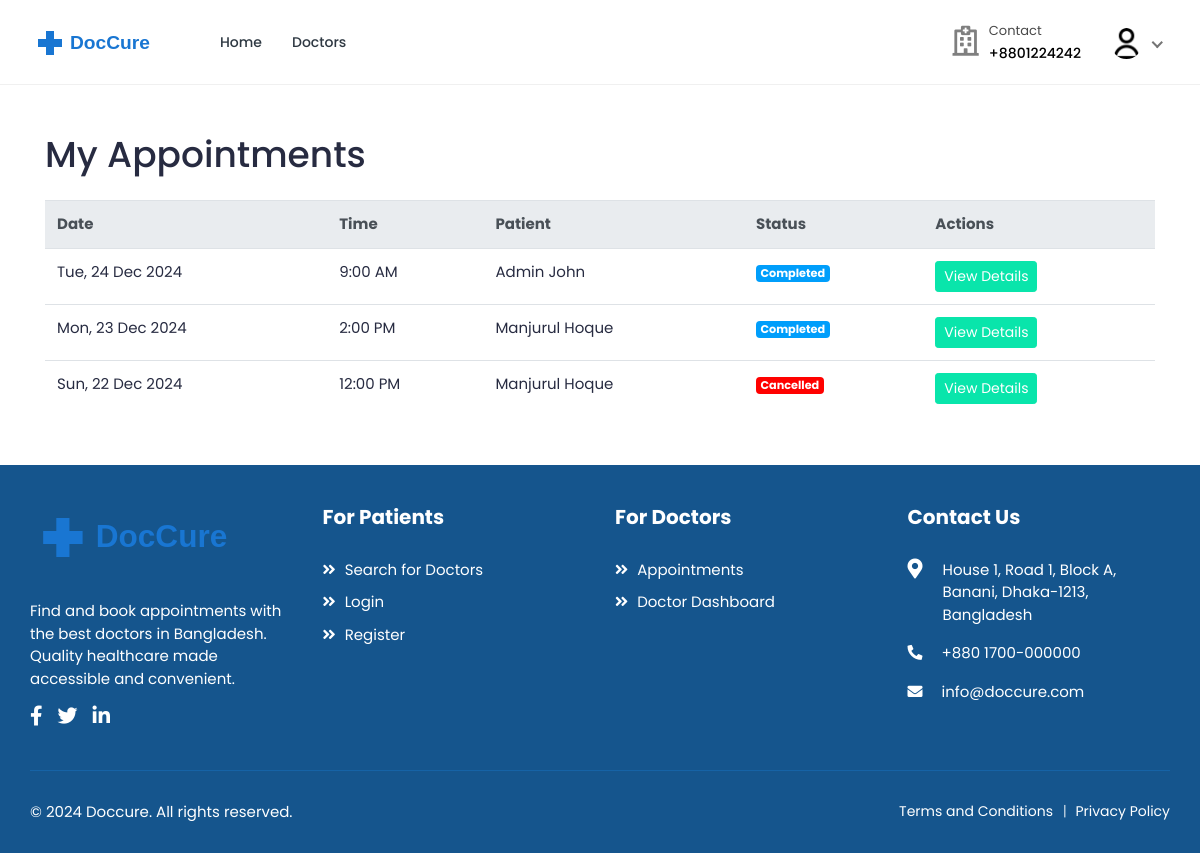
/bookings/list/ (signed in), run on an earlier commit of the app's database.
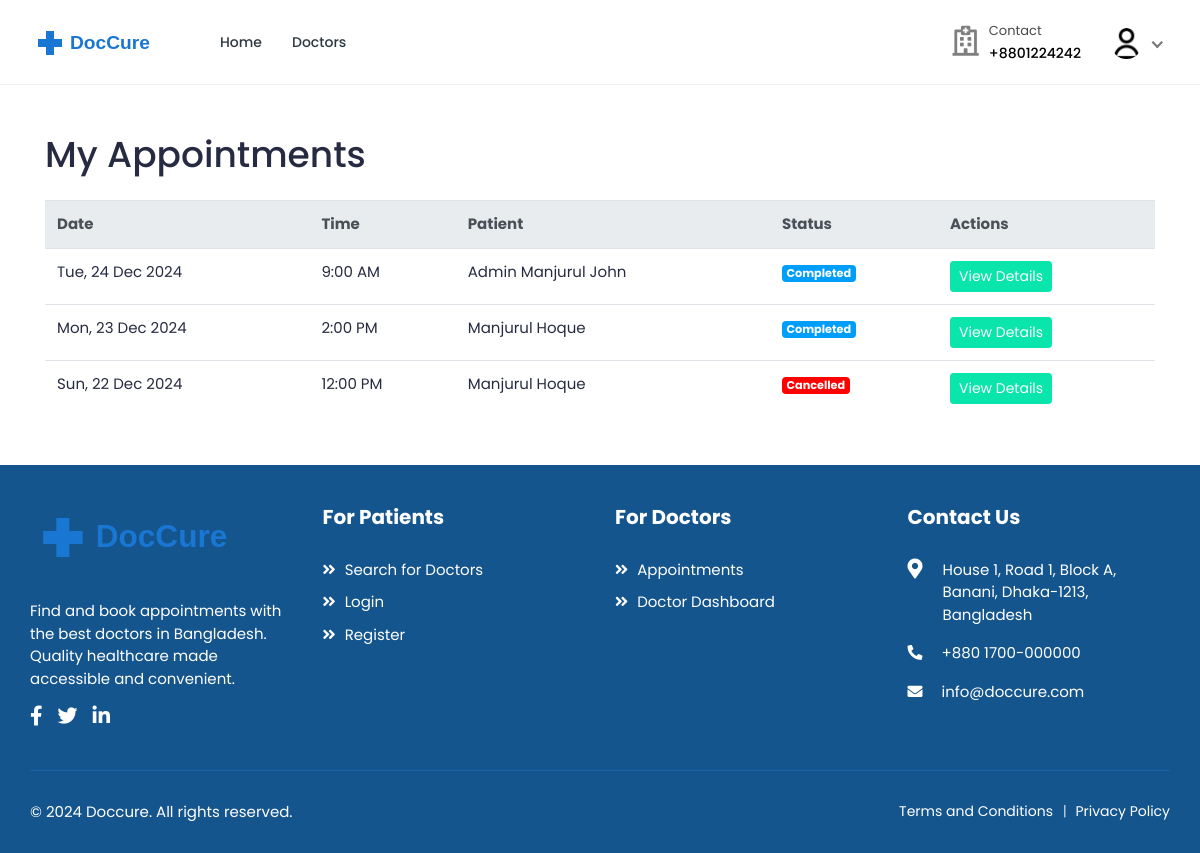
And on a later commit of the database.
### bookings/models.py (models this page shows, shortened)
class Booking(models.Model):
    doctor = models.ForeignKey(
        settings.AUTH_USER_MODEL,
        on_delete=models.CASCADE,
        related_name="appointments",
        limit_choices_to={"role": "doctor"},
    )
    patient = models.ForeignKey(
        settings.AUTH_USER_MODEL,
        on_delete=models.CASCADE,
        related_name="patient_appointments",
        limit_choices_to={"role": "patient"},
    )
    appointment_date = models.DateField()
    appointment_time = models.TimeField()
    booking_date = models.DateTimeField(auto_now_add=True)
    status = models.CharField(
        max_length=20,
        choices=[
            ("pending", "Pending"),
            ("confirmed", "Confirmed"),
            ("completed", "Completed"),
            ("cancelled", "Cancelled"),
            ("no_show", "No Show"),
        ],
        default="pending",
    )
    class Meta:
        ordering = ["-appointment_date", "-appointment_time"]
        unique_together = ["doctor", "appointment_date", "appointment_time"]

### accounts/models.py (models this page shows, shortened)
class User(AbstractUser):
    class RoleChoices(models.TextChoices):
        DOCTOR = "doctor", "Doctor"
        PATIENT = "patient", "Patient"
    username = models.CharField(max_length=30, unique=True)
    role = models.CharField(
        choices=RoleChoices.choices,
        max_length=20,
        default="patient",
        error_messages={"required": "Role must be provided"},
    )
    email = models.EmailField(
        blank=True,
        error_messages={
            "unique": "A user with that email already exists.",
        },
    )
    first_name = models.CharField(max_length=150, blank=True)
    last_name = models.CharField(max_length=150, blank=True)
    registration_number = models.IntegerField(null=True, blank=True)
    USERNAME_FIELD = "username"
    REQUIRED_FIELDS = []
    objects = CustomUserManager()
    def get_full_name(self):
        full_name = "%s %s" % (self.first_name, self.last_name)
        return full_name.strip() or self.username

### bookings/views.py (the view)
class BookingListView(LoginRequiredMixin, View):
    template_name = "bookings/booking-list.html"
    def get(self, request: HttpRequest, *args, **kwargs):
        if request.user.role == User.RoleChoices.DOCTOR:
            bookings = Booking.objects.filter(doctor=request.user)
        else:
            bookings = Booking.objects.filter(patient=request.user)
        bookings = bookings.select_related(
            'doctor',
            'doctor__profile',
            'patient',
            'patient__profile'
        ).order_by('-appointment_date', '-appointment_time')
        context = {
            'bookings': bookings,
        }
        return render(request, self.template_name, context)

### accounts/managers.py (called while the page is built)
    def get(self, *args, **kwargs):
        return super().select_related("profile").get(*args, **kwargs)

### accounts/models.py (called while the page is built)
    @property
    def image(self):
        return (
            self.avatar.url
            if self.avatar.storage.exists(self.avatar.name)
            else "{}defaults/user.png".format(settings.MEDIA_URL)
        )

### templates/bookings/booking-list.html (shortened to what this page needs)
{% extends 'base.html' %}
{% load static %}
{% block content %}
<div class="container py-5">
    <div class="row">
        <div class="col-12">
            <h1 class="mb-4">My Appointments</h1>
            {% if bookings %}
                <div class="table-responsive">
                    <table class="table table-hover">
                        <thead class="thead-light">
                            <tr>
                                <th>Date</th>
                                <th>Time</th>
                                {% if user.role == 'doctor' %}
                                    <th>Patient</th>
                                {% else %}
                                    <th>Doctor</th>
                                {% endif %}
                                <th>Status</th>
                                <th>Actions</th>
                            </tr>
                        </thead>
                        <tbody>
                            {% for booking in bookings %}
                                <tr>
                                    <td>{{ booking.appointment_date|date:"D, d M Y" }}</td>
                                    <td>{{ booking.appointment_time|time:"g:i A" }}</td>
                                    {% if user.role == 'doctor' %}
                                        <td>{{ booking.patient.get_full_name }}</td>
                                    {% else %}
                                        <td>Dr. {{ booking.doctor.get_full_name }}</td>
                                    {% endif %}
                                    <td>
                                        <span class="badge {% if booking.status == 'confirmed' %}badge-success
                                                          {% elif booking.status == 'pending' %}badge-warning
                                                          {% elif booking.status == 'completed' %}badge-info
                                                          {% elif booking.status == 'cancelled' %}badge-danger
                                                          {% else %}badge-secondary{% endif %}">
                                            {{ booking.status|title }}
                                        </span>
                                    </td>
                                    <td>
                                        <a href="{% url 'bookings:booking-invoice' booking.id %}" class="btn btn-sm btn-primary">
                                            View Details
                                        </a>
                                    </td>
                                </tr>
                            {% endfor %}
                        </tbody>
                    </table>
                </div>
            {% else %}
                <div class="alert alert-info">
                    You don't have any appointments yet.
                </div>
            {% endif %}
        </div>
    </div>
</div>
{% endblock %}

What changed in the data, as far as the page shows it:
changed through a linked row, Booking "9:00 AM": patient.get_full_name "Admin John" → "Admin Manjurul John"
